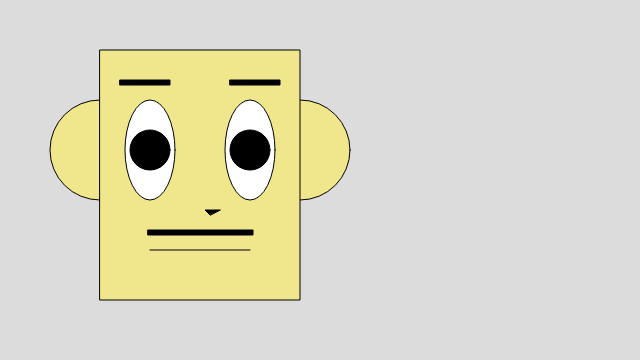
Frame 1 (no input)
Frame 60 (no input): identical to frame 1, image omitted
Frame 120 (the mouse pressed at the canvas centre since frame 60): identical to frame 1, image omitted

The p5.js sketch that drew this single still picture (run headless with seeded random() and noise() and a simulated clock; from frame 60 on, the mouse is pressed at the canvas centre):

// p5.js sketch
// ── sketch.js
function setup() {
	createCanvas(640, 360);
}

function draw() {
	background(220);
    
	var earsy = 150;
    var earshgit = 100;
    var earswith = 100;
    
    var eyebrowsy = 80;
    var eyebrowshgit = 50;
    var eyebrowswith = 5;
    
    var eyesy = 150;
    var eyeshgit = 50;
    var eyeswith = 100;
    
    var eye_pupily = 150;
    var eye_pupilhgit = 40;
    var eye_pupilwith = 40;   
    
    
	// ears
	fill("khaki");
	ellipse(100, earsy, earshgit, earswith);
	ellipse(300, earsy, earshgit, earswith);
	
	// face
	fill("khaki");
	rect(100, 50, 200, 250);
	
	// eyebrows
	fill("black");
	rect(230, eyebrowsy, eyebrowshgit, eyebrowswith);
	rect(120, eyebrowsy, eyebrowshgit, eyebrowswith);
	
	// eyes
	fill("white");
	ellipse(150, eyesy, eyeshgit, eyeswith);
	ellipse(250, eyesy, eyeshgit, eyeswith);
	
	// eyes_pupil
	fill("black");
	ellipse(150, eye_pupily, eye_pupilhgit, eye_pupilwith);
	ellipse(250, eye_pupily, eye_pupilhgit, eye_pupilwith);
	
	// nose
	fill("black");
	triangle(220, 210, 205, 210, 210, 215);

	// outline
	stroke("black");
	line(150, 250, 250, 250);
	
	// muststash
	fill("black");
	rect(148, 230, 105, 5);
	
	
	}
	
	
